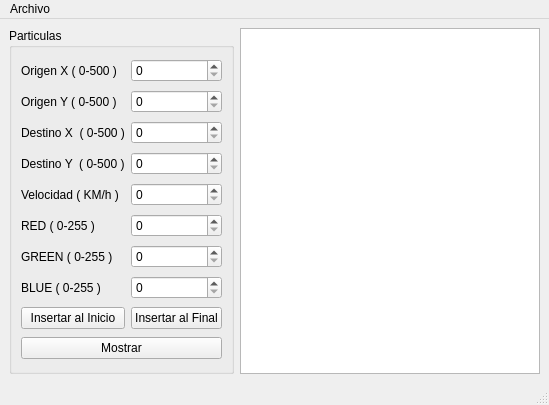
<?xml version="1.0" encoding="UTF-8"?>
<ui version="4.0">
 <class>MainWindow</class>
 <widget class="QMainWindow" name="MainWindow">
  <property name="geometry">
   <rect>
    <x>0</x>
    <y>0</y>
    <width>549</width>
    <height>405</height>
   </rect>
  </property>
  <property name="windowTitle">
   <string>MainWindow</string>
  </property>
  <widget class="QWidget" name="centralwidget">
   <layout class="QGridLayout" name="gridLayout_2">
    <item row="0" column="1">
     <widget class="QPlainTextEdit" name="lista_particulas"/>
    </item>
    <item row="0" column="0">
     <widget class="QGroupBox" name="groupBox">
      <property name="title">
       <string>Particulas</string>
      </property>
      <layout class="QGridLayout" name="gridLayout">
       <item row="6" column="1">
        <widget class="QSpinBox" name="green">
         <property name="maximum">
          <number>255</number>
         </property>
        </widget>
       </item>
       <item row="3" column="1">
        <widget class="QSpinBox" name="dy">
         <property name="maximum">
          <number>500</number>
         </property>
        </widget>
       </item>
       <item row="1" column="0">
        <widget class="QLabel" name="label_7">
         <property name="text">
          <string>Origen Y ( 0-500 )</string>
         </property>
        </widget>
       </item>
       <item row="7" column="1">
        <widget class="QSpinBox" name="blue">
         <property name="maximum">
          <number>255</number>
         </property>
        </widget>
       </item>
       <item row="6" column="0">
        <widget class="QLabel" name="label_5">
         <property name="text">
          <string>GREEN ( 0-255 )</string>
         </property>
        </widget>
       </item>
       <item row="8" column="1">
        <widget class="QPushButton" name="insertar_final">
         <property name="text">
          <string>Insertar al Final</string>
         </property>
        </widget>
       </item>
       <item row="4" column="0">
        <widget class="QLabel" name="label_3">
         <property name="text">
          <string>Velocidad ( KM/h )</string>
         </property>
        </widget>
       </item>
       <item row="3" column="0">
        <widget class="QLabel" name="label_2">
         <property name="text">
          <string>Destino Y  ( 0-500 )</string>
         </property>
        </widget>
       </item>
       <item row="5" column="1">
        <widget class="QSpinBox" name="red">
         <property name="maximum">
          <number>255</number>
         </property>
        </widget>
       </item>
       <item row="9" column="0" colspan="2">
        <widget class="QPushButton" name="mostrar">
         <property name="text">
          <string>Mostrar</string>
         </property>
        </widget>
       </item>
       <item row="5" column="0">
        <widget class="QLabel" name="label_4">
         <property name="text">
          <string>RED ( 0-255 )</string>
         </property>
        </widget>
       </item>
       <item row="7" column="0">
        <widget class="QLabel" name="label_6">
         <property name="text">
          <string>BLUE ( 0-255 )</string>
         </property>
        </widget>
       </item>
       <item row="4" column="1">
        <widget class="QSpinBox" name="velocidad">
         <property name="maximum">
          <number>999</number>
         </property>
        </widget>
       </item>
       <item row="2" column="0">
        <widget class="QLabel" name="label">
         <property name="text">
          <string>Destino X  ( 0-500 )</string>
         </property>
        </widget>
       </item>
       <item row="2" column="1">
        <widget class="QSpinBox" name="dx">
         <property name="maximum">
          <number>500</number>
         </property>
        </widget>
       </item>
       <item row="8" column="0">
        <widget class="QPushButton" name="insertar_inicio">
         <property name="text">
          <string>Insertar al Inicio</string>
         </property>
        </widget>
       </item>
       <item row="0" column="0">
        <widget class="QLabel" name="label_8">
         <property name="text">
          <string>Origen X ( 0-500 )</string>
         </property>
        </widget>
       </item>
       <item row="1" column="1">
        <widget class="QSpinBox" name="oy">
         <property name="maximum">
          <number>500</number>
         </property>
        </widget>
       </item>
       <item row="0" column="1">
        <widget class="QSpinBox" name="ox">
         <property name="maximum">
          <number>500</number>
         </property>
        </widget>
       </item>
      </layout>
     </widget>
    </item>
   </layout>
  </widget>
  <widget class="QMenuBar" name="menubar">
   <property name="geometry">
    <rect>
     <x>0</x>
     <y>0</y>
     <width>549</width>
     <height>21</height>
    </rect>
   </property>
   <widget class="QMenu" name="menuArchivo">
    <property name="title">
     <string>Archivo</string>
    </property>
    <addaction name="accionAbrir"/>
    <addaction name="accionGuardar"/>
   </widget>
   <addaction name="menuArchivo"/>
  </widget>
  <widget class="QStatusBar" name="statusbar"/>
  <action name="accionGuardar">
   <property name="text">
    <string>Guardar</string>
   </property>
   <property name="shortcut">
    <string>Ctrl+S</string>
   </property>
  </action>
  <action name="accionAbrir">
   <property name="text">
    <string>Abrir</string>
   </property>
   <property name="shortcut">
    <string>Ctrl+L</string>
   </property>
  </action>
 </widget>
 <resources/>
 <connections/>
</ui>
